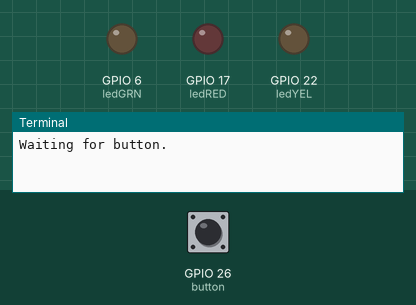
Bench run of a program on a simulated Raspberry Pi (BCM pin numbers). Shown: output pins drawn as LEDs (lit = HIGH), the last lines printed to the terminal. Dashed ring = blinking. The inputs (shaded band) are chosen by the test bench; at power-on: GPIO 26 (button) HIGH. At 8.3 s the program stops and its outputs stay as they are.

Above: at 1.2 s.
1.3 s: GPIO 26 (button) pulled LOW for 0.15 s
At 2.1 s:
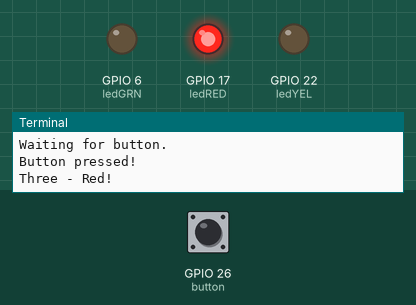
At 4.1 s:
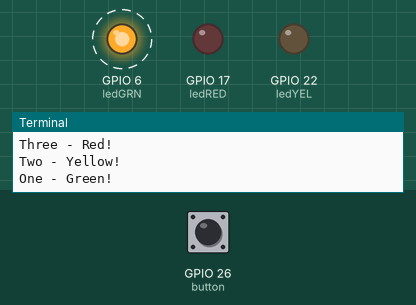
Timing chart, 0 to 9.8 s (numbered marks = the images above; inputs shaded):
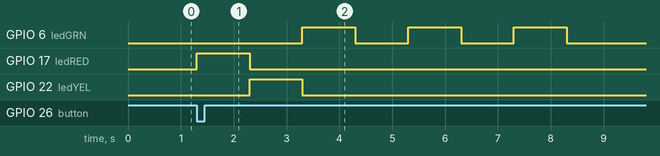

The program:

LEDCountdown.py
```python
#!/usr/bin/python
from time import sleep
import RPi.GPIO as GPIO
from gpiozero import LED
from gpiozero import Button

button = Button(26)

ledRED = LED(17)
ledYEL = LED(22)
ledGRN = LED(6)

print('Waiting for button.')
button.wait_for_press()
print('Button pressed!')

# The countdown

# Three
print('Three - Red!')
ledRED.on()
sleep(1)
ledRED.off()

# Two
print('Two - Yellow!')
ledYEL.on()
sleep(1)
ledYEL.off()

# One
print('One - Green!')
ledGRN.on()
sleep(1)
ledGRN.off()

print('Go go go!')
sleep(1)
ledGRN.on()
sleep(1)
ledGRN.off()

sleep(1)
ledGRN.on()
sleep(1)
ledGRN.off()
```

Measured:
- after the input at 1.3 s, GPIO 6 (ledGRN): alternates HIGH for 1.0 s and LOW for 1.0 s, starting after 2.0 s; GPIO 17 (ledRED): LOW → HIGH at once, → LOW 1.0 s later; GPIO 22 (ledYEL): LOW → HIGH after 1.0 s, → LOW 1.0 s later
